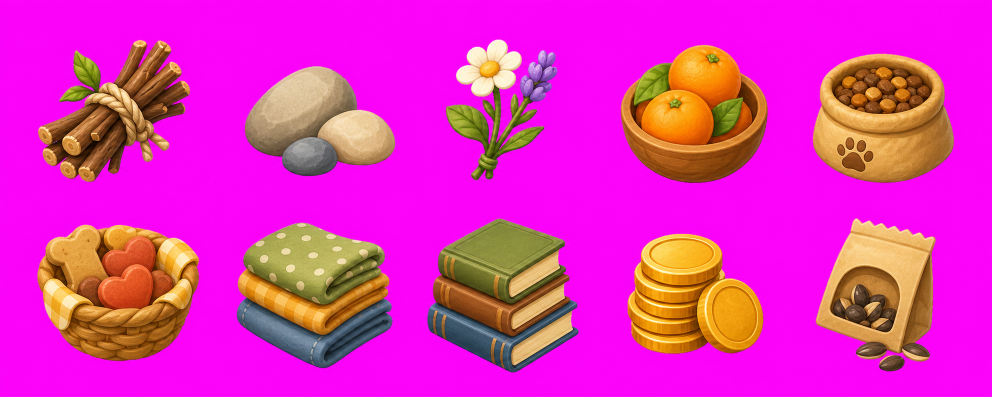
#> input picture docs/collaboration/round173_visual_rebuild_asset_generation/resources_shop_items/resources_shop_items_raw_sheet_magenta.png, 1983 x 793 px (shown at 1/2 size)
$ python process_round173_resources_shop_items.py
#> lines starting #> are read from the running program, lines starting #| are printed output that depends on the picture
#!/usr/bin/env python3
from __future__ import annotations

import json
from pathlib import Path
from typing import Dict, List, Tuple

from PIL import Image, ImageChops, ImageDraw


ROOT = Path(__file__).resolve().parents[4]
DOC_DIR = ROOT / "docs/collaboration/round173_visual_rebuild_asset_generation/resources_shop_items"
ASSET_DIR = ROOT / "assets/art/visual_rebuild/round173/resources_shop_items"
RAW_SHEET = DOC_DIR / "resources_shop_items_raw_sheet_magenta.png"

CELL_SIZE = 128
COLS = 5
ROWS = 2
KEY = (255, 0, 255)
ITEMS = [
    ("branch_bundle", "resource_shop_item", "resource_exchange", "shop_branch_bundle_001"),
    ("pebble_pair", "resource_shop_item", "resource_exchange", "shop_pebble_pair_001"),
    ("wildflower_small", "resource_shop_item", "resource_exchange", "shop_wildflower_small_001"),
    ("orange_bowl_or_orange_tag", "resource_shop_item", "decor_small_or_shop_anchor", "daily_shopkeeper_orange_sign_001"),
    ("pet_food", "resource_shop_item", "pet_care", "shop_pet_bowl_sunny_001"),
    ("sunny_snack_basket", "resource_shop_item", "pet_care", "shop_sunny_snack_basket_001"),
    ("fabric_scrap", "resource_shop_item", "resource_exchange", "future_fabric_scrap_material"),
    ("book_stack_or_story_book", "resource_shop_item", "decor_small", "shop_tiny_book_stack_001"),
    ("coin_stack", "resource_shop_item", "currency_icon", "ui_icon.coin"),
    ("tiny_seed_packet", "resource_shop_item", "resource_exchange", "future_tiny_seed_packet_material"),
]


def rel(path: Path) -> str:
    return path.relative_to(ROOT).as_posix()


def key_to_alpha(img: Image.Image) -> Image.Image:
    rgba = img.convert("RGBA")
    pixels = rgba.load()
    width, height = rgba.size
    for y in range(height):
        for x in range(width):
            r, g, b, a = pixels[x, y]
            dr = abs(r - KEY[0])
            dg = abs(g - KEY[1])
            db = abs(b - KEY[2])
            dist = max(dr, dg, db)
            if dist <= 18:
                pixels[x, y] = (0, 0, 0, 0)
            elif dist <= 64:
                alpha = int(255 * (dist - 18) / (64 - 18))
                # Despill magenta edges without changing opaque subject colors.
                nr = min(r, int((g + b) / 2) + 30)
                nb = min(b, int((r + g) / 2) + 30)
                pixels[x, y] = (nr, g, nb, min(a, alpha))
    return rgba


def alpha_bbox(img: Image.Image) -> Tuple[int, int, int, int] | None:
    alpha = img.getchannel("A")
    return alpha.getbbox()


def normalize_icon(cell: Image.Image) -> Tuple[Image.Image, Tuple[int, int, int, int]]:
    bbox = alpha_bbox(cell)
    if bbox is None:
        raise RuntimeError("empty cell")
    cropped = cell.crop(bbox)
    max_dim = max(cropped.size)
    target_subject = 106
    scale = target_subject / max_dim
    new_size = (max(1, round(cropped.width * scale)), max(1, round(cropped.height * scale)))
    resized = cropped.resize(new_size, Image.Resampling.LANCZOS)
    out = Image.new("RGBA", (CELL_SIZE, CELL_SIZE), (0, 0, 0, 0))
    x = (CELL_SIZE - resized.width) // 2
    y = (CELL_SIZE - resized.height) // 2
    out.alpha_composite(resized, (x, y))
    clean_key_rgb(out)
    bbox_out = alpha_bbox(out)
    if bbox_out is None:
        raise RuntimeError("empty normalized icon")
    return out, bbox_out


def clean_key_rgb(img: Image.Image) -> None:
    pixels = img.load()
    width, height = img.size
    for y in range(height):
        for x in range(width):
            r, g, b, a = pixels[x, y]
            if a == 0 or (r, g, b) == KEY:
                pixels[x, y] = (0, 0, 0, 0)


def count_key_pixels(img: Image.Image, visible_only: bool = True) -> int:
    rgba = img.convert("RGBA")
    count = 0
    pixels = rgba.load()
    width, height = rgba.size
    for y in range(height):
        for x in range(width):
            r, g, b, a = pixels[x, y]
            if visible_only and a == 0:
                continue
            if (r, g, b) == KEY:
                count += 1
    return count


def image_stats(path: Path, logical_id: str, bbox: Tuple[int, int, int, int]) -> Dict:
    img = Image.open(path).convert("RGBA")
    alpha = img.getchannel("A")
    alpha_histogram = alpha.histogram()
    transparent_pixels = alpha_histogram[0]
    opaqueish_pixels = sum(alpha_histogram[1:])
    has_alpha = img.mode == "RGBA"
    fixed_cell = img.size == (CELL_SIZE, CELL_SIZE)
    return {
        "id": logical_id,
        "normalized_png": rel(path),
        "cell_size": [CELL_SIZE, CELL_SIZE],
        "fixed_cell": fixed_cell,
        "has_alpha": has_alpha,
        "transparent_pixels": transparent_pixels,
        "opaqueish_pixels": opaqueish_pixels,
        "bbox": list(bbox),
        "has_bbox": opaqueish_pixels > 0 and bbox is not None,
        "visible_key_pixels": count_key_pixels(img, True),
    }


def make_checker(size: Tuple[int, int]) -> Image.Image:
    img = Image.new("RGB", size, (238, 232, 222))
    draw = ImageDraw.Draw(img)
    step = 16
    for y in range(0, size[1], step):
        for x in range(0, size[0], step):
            if (x // step + y // step) % 2 == 0:
                draw.rectangle([x, y, x + step - 1, y + step - 1], fill=(210, 226, 216))
    return img.convert("RGBA")


def write_readme(manifest: Dict) -> None:
    lines = [
        "# Round173 Resources / Shop Items Proof Pack",
        "",
        "Proof-only candidate item icons for V02.39 visual rebuild.",
        "",
        f"- Category: `{manifest['category']}`",
        f"- Runtime boundary: `{manifest['runtime_boundary']}`",
        f"- Overall gate: `{manifest['overall_gate']}`",
        f"- Atlas: `{manifest['atlas']}`",
        f"- Proof image: `{manifest['proof']}`",
        "- Normalized cell: `128x128`, transparent PNG, fixed-cell atlas.",
        "- Source/raw evidence remains in this collaboration folder.",
        "",
        "No ThemeProfile, AssetResolver, runtime, data, or test mapping is included.",
        "",
        "## Items",
        "",
    ]
    for item in manifest["items"]:
        lines.append(
            f"- `{item['id']}` -> `{item['normalized_png']}`; bbox={item['bbox']}; visible_key_pixels={item['visible_key_pixels']}"
        )
    lines.extend(
        [
            "",
            "## Validation",
            "",
            "Run from repo root:",
            "",
            "```bash",
            "python3 docs/collaboration/round173_visual_rebuild_asset_generation/resources_shop_items/process_round173_resources_shop_items.py",
            "```",
            "",
            "Gate requires fixed 128x128 cells, alpha, non-empty bbox, and zero visible #ff00ff key pixels.",
            "",
        ]
    )
    (DOC_DIR / "README.md").write_text("\n".join(lines), encoding="utf-8")
    (ASSET_DIR / "README.md").write_text("\n".join(lines), encoding="utf-8")


def main() -> None:
    ASSET_DIR.mkdir(parents=True, exist_ok=True)
    DOC_DIR.mkdir(parents=True, exist_ok=True)

    raw = Image.open(RAW_SHEET).convert("RGB")
#> raw is the input picture: PIL image 1983x793 RGB; mean R, G, B 224.5, 45.8, 184.9
    raw_w, raw_h = raw.size
#> raw_w = 1983; raw_h = 793
    step_x = raw_w / COLS
#> step_x = 396.6
    step_y = raw_h / ROWS
#> step_y = 396.5

    atlas = Image.new("RGBA", (COLS * CELL_SIZE, ROWS * CELL_SIZE), (0, 0, 0, 0))
#> atlas: PIL image 640x256 RGBA; every value is 0
    proof = make_checker((COLS * CELL_SIZE, ROWS * CELL_SIZE))
    stats: List[Dict] = []

    for idx, (logical_id, category, subcategory, source_ref) in enumerate(ITEMS):
        col = idx % COLS
        row = idx // COLS
        crop_box = (
            round(col * step_x),
            round(row * step_y),
            round((col + 1) * step_x),
            round((row + 1) * step_y),
        )
#> crop_box = (0, 0, 397, 396)
        keyed_cell = raw.crop(crop_box)
        alpha_cell = key_to_alpha(keyed_cell)
        icon, bbox = normalize_icon(alpha_cell)
#> in normalize_icon, `bbox = alpha_bbox(cell)`: bbox = (75, 79, 381, 365)
#> in normalize_icon, `resized = cropped.resize(new_size, Image.Resampling.LANCZOS)`:
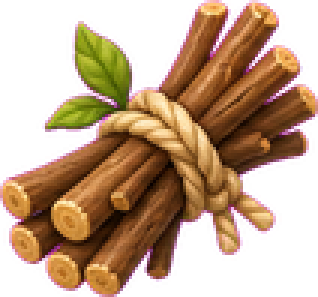
#> resized: PIL image 106x99 RGBA (shown 3 times larger); mean R, G, B, A 93.9, 57.7, 38.8, 140.6; transparent parts drawn white
#> in normalize_icon, `out = Image.new("RGBA", (CELL_SIZE, CELL_SIZE), (0, 0, 0, 0))`: out: PIL image 128x128 RGBA; every value is 0
#> in normalize_icon, `out.alpha_composite(resized, (x, y))`:
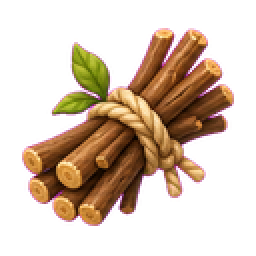
#> out: PIL image 128x128 RGBA (shown 2 times larger); mean R, G, B, A 60.1, 37, 24.8, 90.1; transparent parts drawn white
#> in alpha_bbox (call 2), `alpha = img.getchannel("A")`:
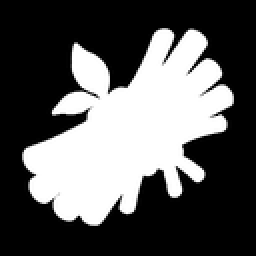
#> alpha: PIL image 128x128 L (shown 2 times larger); min 0, max 255, mean 90.1
#> in normalize_icon, `bbox_out = alpha_bbox(out)`: bbox_out = (11, 14, 117, 113)
#> bbox = (11, 14, 117, 113)
        icon_path = ASSET_DIR / f"{logical_id}.png"
        icon.save(icon_path)
        atlas.alpha_composite(icon, (col * CELL_SIZE, row * CELL_SIZE))
        proof.alpha_composite(icon, (col * CELL_SIZE, row * CELL_SIZE))
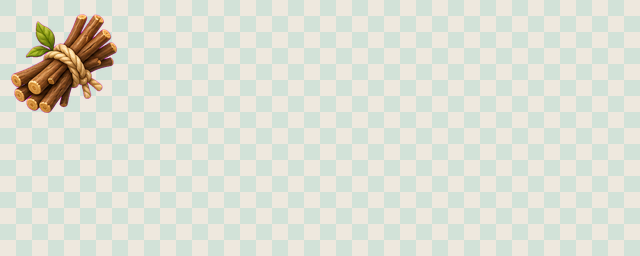
#> proof: PIL image 640x256 RGBA; mean R, G, B, A 221.2, 224.3, 213.1, 255
        item_stats = image_stats(icon_path, logical_id, bbox)
#> in image_stats, `alpha_histogram = alpha.histogram()`: alpha_histogram = 256 values, max 9884 at index 0, min 0 at index 13, mean 64
#> in image_stats, `transparent_pixels = alpha_histogram[0]`: transparent_pixels = 9884
#> in image_stats, `opaqueish_pixels = sum(alpha_histogram[1:])`: opaqueish_pixels = 6500
#> after the loop in count_key_pixels, `for y in range(height):`: count = 0
#> item_stats = 10 items
        item_stats.update(
            {
                "category": category,
                "subcategory": subcategory,
                "source_ref": source_ref,
                "atlas_cell": {"col": col, "row": row, "x": col * CELL_SIZE, "y": row * CELL_SIZE},
                "source_raw_crop": rel(RAW_SHEET),
            }
        )
        stats.append(item_stats)

    draw = ImageDraw.Draw(proof)
    for x in range(0, proof.width + 1, CELL_SIZE):
        draw.line([(x, 0), (x, proof.height)], fill=(92, 84, 72, 180), width=1)
    for y in range(0, proof.height + 1, CELL_SIZE):
        draw.line([(0, y), (proof.width, y)], fill=(92, 84, 72, 180), width=1)

    atlas_path = ASSET_DIR / "resources_shop_items_atlas_128.png"
    proof_path = ASSET_DIR / "resources_shop_items_proof_128.png"
    atlas.save(atlas_path)
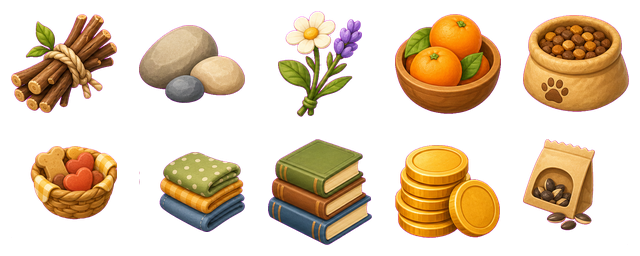
#> saved as resources_shop_items_atlas_128.png: PIL image 640x256 RGBA; mean R, G, B, A 70.4, 49.6, 27.2, 95.2; transparent parts drawn white
    proof.save(proof_path)
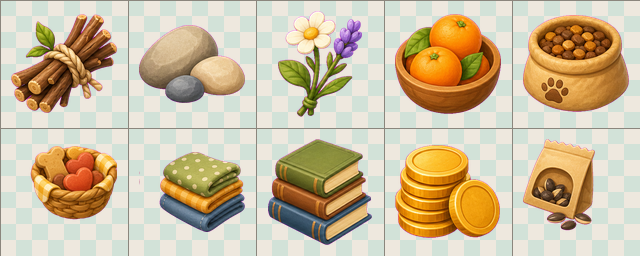
#> saved as resources_shop_items_proof_128.png: PIL image 640x256 RGBA; mean R, G, B, A 204, 188.8, 158.4, 253.8; transparent parts drawn white

    atlas_stats = {
        "fixed_cell": atlas.size == (COLS * CELL_SIZE, ROWS * CELL_SIZE),
        "has_alpha": atlas.mode == "RGBA",
        "visible_key_pixels": count_key_pixels(atlas, True),
        "bbox": list(alpha_bbox(atlas) or ()),
    }
#> in alpha_bbox (call 21), `alpha = img.getchannel("A")`:
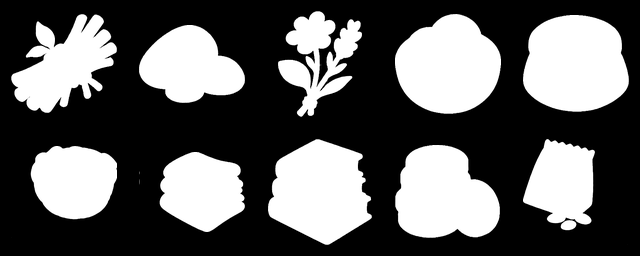
#> alpha: PIL image 640x256 L; min 0, max 255, mean 95.2
#> atlas_stats = {'fixed_cell': True, 'has_alpha': True, 'visible_key_pixels': 0, 'bbox': [11, 11, 629, 245]}
    all_pass = (
        atlas_stats["fixed_cell"]
        and atlas_stats["has_alpha"]
        and atlas_stats["visible_key_pixels"] == 0
        and all(i["fixed_cell"] and i["has_alpha"] and i["has_bbox"] and i["visible_key_pixels"] == 0 for i in stats)
    )
#> all_pass = True

    manifest = {
        "round": "Round173",
        "category": "resource_shop_item",
        "runtime_boundary": "candidate_only_no_asset_resolver_or_themeprofile_mapping",
        "overall_gate": "pass" if all_pass else "fail",
        "cell_size": [CELL_SIZE, CELL_SIZE],
        "atlas_grid": {"columns": COLS, "rows": ROWS},
        "chroma_key": "#ff00ff",
        "atlas": rel(atlas_path),
        "proof": rel(proof_path),
        "source_raw": rel(RAW_SHEET),
        "items": stats,
        "atlas_validation": atlas_stats,
        "validation_rule": "overall_gate pass only when fixed cell, alpha, bbox, and visible key pixels=0",
    }

    manifest_path = ASSET_DIR / "resources_shop_items_manifest.json"
    manifest_path.write_text(json.dumps(manifest, ensure_ascii=False, indent=2) + "\n", encoding="utf-8")
    (DOC_DIR / "resources_shop_items_manifest.copy.json").write_text(
        json.dumps(manifest, ensure_ascii=False, indent=2) + "\n", encoding="utf-8"
    )
    write_readme(manifest)
#> the loop in write_readme, `for item in manifest["items"]:` made 10 passes
#> after the loop in write_readme, `for item in manifest["items"]:`: lines = 26 items
    print(json.dumps({"manifest": rel(manifest_path), "overall_gate": manifest["overall_gate"], "items": len(stats)}, indent=2))
#| {
#|   "manifest": "assets/art/visual_rebuild/round173/resources_shop_items/resources_shop_items_manifest.json",
#|   "overall_gate": "pass",
#|   "items": 10
#| }


if __name__ == "__main__":
    main()
